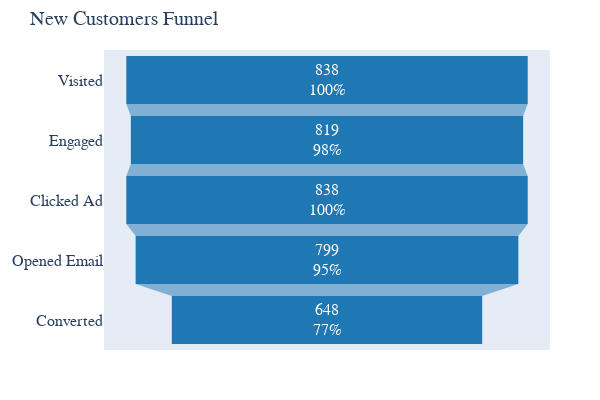

Source (notebook cell):
### Code cell
# Sometimes the SQL returns columns in lowercase or underscores, so map manually:
stages = ['Visited', 'Engaged', 'Clicked Ad', 'Opened Email', 'Converted']
counts = [
    df3['visited'][0],
    df3['engaged_visitors'][0],
    df3['clicked_ad'][0],
    df3['opened_email'][0],
    df3['converted'][0]
]

fig = go.Figure(go.Funnel(y=stages, x=counts, textinfo="value+percent initial", marker=dict(color="#1f77b4"),
    textfont={"size": 16}  # Font size of text inside bars
))

fig.update_layout(title="New Customers Funnel", width=600, height=400, font=dict(size=16, family="Arial"),
    margin=dict(t=80, l=50, r=50, b=50))

fig.update_layout(title_font_size=20, xaxis_title_font_size=16, yaxis_title_font_size=16,
    margin=dict(t=50, b=50, l=50, r=50))

#fig.write_image("New_Customers_Funnel.png", scale = 3) 
pio.show(fig, filename='New_Customers_Funnel.html')

### Figure 1 — Plotly figure (JSON) as saved in the notebook; plotly's stock layout.template omitted (floating-point values rounded to 4 significant figures)
{"data": [{"marker": {"color": "#1f77b4"}, "textfont": {"size": 16}, "textinfo": "value+percent initial", "type": "funnel", "x": [838, 819, 838, 799, 648], "y": ["Visited", "Engaged", "Clicked Ad", "Opened Email", "Converted"]}], "layout": {"font": {"family": "Arial", "size": 16}, "height": 400, "margin": {"b": 50, "l": 50, "r": 50, "t": 50}, "title": {"font": {"size": 20}, "text": "New Customers Funnel"}, "width": 600, "xaxis": {"autorange": true, "range": [-465.6, 465.6], "title": {"font": {"size": 16}}, "type": "linear"}, "yaxis": {"autorange": true, "range": [4.5, -0.5], "title": {"font": {"size": 16}}, "type": "category"}}}
